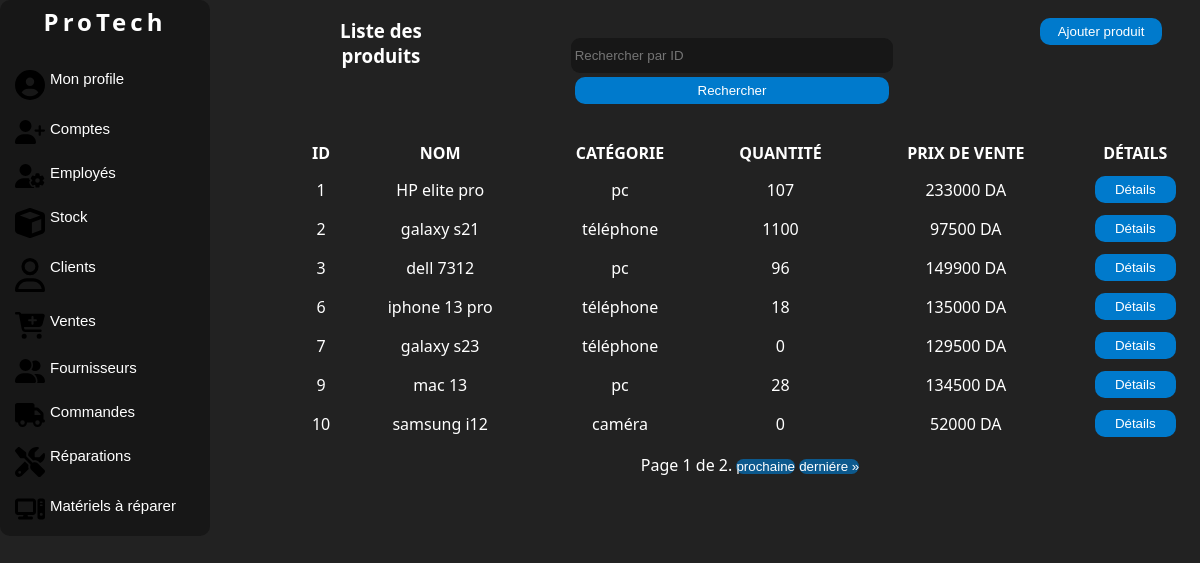
The app's page /produits/ (signed in), older data.
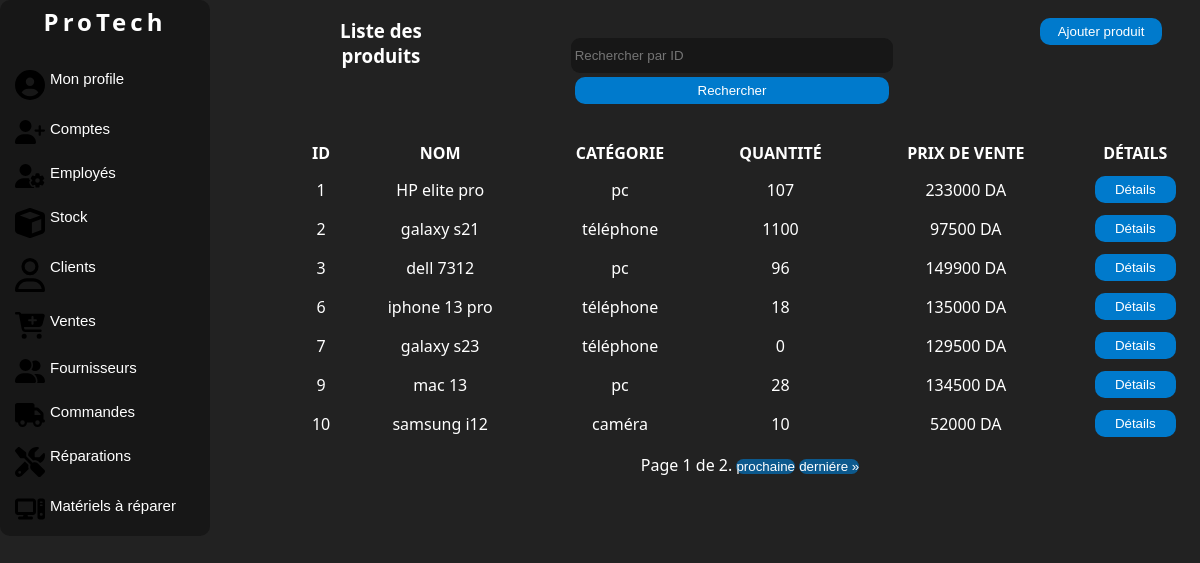
The same page, newer data.
### manager/models.py (models this page shows, shortened)
class Product(models.Model):
    name = models.CharField(max_length=100, db_column='Nom', unique=True)
    category = models.ForeignKey(Category, on_delete=models.SET_DEFAULT, default=1, db_column='Catégorie')
    description = models.TextField(db_column='Description', default='Pas de description')
    quantity = models.PositiveIntegerField(default=0, blank=True, null=True, db_column='Quantité')
    initial_selling_price = models.PositiveIntegerField(default=0, db_column='Prix de vente initiale')
    suppliers = models.ManyToManyField(Supplier, through='Suppliying', db_column='Fournisseurs', related_name='products')
    class Meta:
        db_table = 'Produit'
        verbose_name = _('Produit')

class Category(models.Model):
    name = models.CharField(max_length=100, db_column='Nom')
    def __str__(self):
        return self.name
    class Meta:
        db_table = 'Catégorie'

### manager/views.py (the view)
# urls.py: path('produits/', views.ProductListView.as_view(), name='product-list'),
class ProductListView(LoginRequiredMixin,RoleRequiredMixin, ListView):
    model = Product
    template_name = 'listeproduit.html'  # replace with your template
    context_object_name = 'products'
    paginate_by = 7
    form_class = FilterForm
    required_roles = ['Admin', 'Employé']
    def get_queryset(self):
        queryset = super().get_queryset()
        query = self.request.GET.get('query')
        if query:
            queryset = queryset.filter(id=query)
        return queryset
    def get_context_data(self, **kwargs):
        context = super().get_context_data(**kwargs)
        context['form'] = FilterForm(self.request.GET)
        return context

### manager/forms.py
class FilterForm(forms.Form):
    query = forms.IntegerField(label='', required=False,
                               widget=forms.TextInput(attrs={'placeholder': 'Rechercher par ID'}))

### manager/views.py (called while the page is built)
    def dispatch(self, request, *args, **kwargs):
        if not request.user.is_authenticated:
            return self.handle_no_permission()
        if not self.required_roles:  # if no role is required, continue
            return super().dispatch(request, *args, **kwargs)
        if not request.user.employee.role in self.required_roles:
            messages.error(request, 'Vous n\'avez pas la permission de consulter cette page.')
            return redirect('dashboard')  # or wherever
        return super().dispatch(request, *args, **kwargs)

### manager/templates/listeproduit.html (shortened to what the changed rows need)
{% load static %}
{% load auth_extras %}
<!DOCTYPE html>
<html lang="en">
<head>
    <link rel="stylesheet" href="{% static 'css/style.css' %}">
    <link rel="stylesheet" href="{% static 'css/accueil.css' %}">
</head>
<body>
<div class="corp">
    <div class="nav">
        <div class="logo">
            <a href="{% url 'home' %}" class="link"><h2>ProTech</h2></a>
        </div>
        <br>
    </div>
    <div class="liste">
        <div class="c2">
            {% if products %}
            <table>
                <thead>
                <tr>
                    <th>Id</th>
                    <th>Nom</th>
                    <th>Catégorie</th>
                    <th>Quantité</th>
                    <th>Prix de vente</th>
                    <th>Détails</th>
                </tr>
                </thead>
                <tbody id="tbody">
                {% for product in products %}
                <tr>
                    <td>{{ product.id }}</td>
                    <td>{{ product.name }}</td>
                    <td>{{ product.category }}</td>
                    <td>{{ product.quantity }}</td>
                    <td>{{ product.initial_selling_price }} DA</td>
                    <td>
                        <button class="button" id="detai"
                                onclick="location.href='{% url 'product-detail' product.id %}';">Détails
                        </button>
                    </td>
                </tr>
                {% endfor %}
                </tbody>
            </table>
            {% else %}
            <p>Pas de produits trouvés.</p>
            {% endif %}
        </div>
    </div>
</body>
</html>

Row changes from the older to the newer data that the page shows:
changed Product "samsung i12": quantity "0" → "10"
